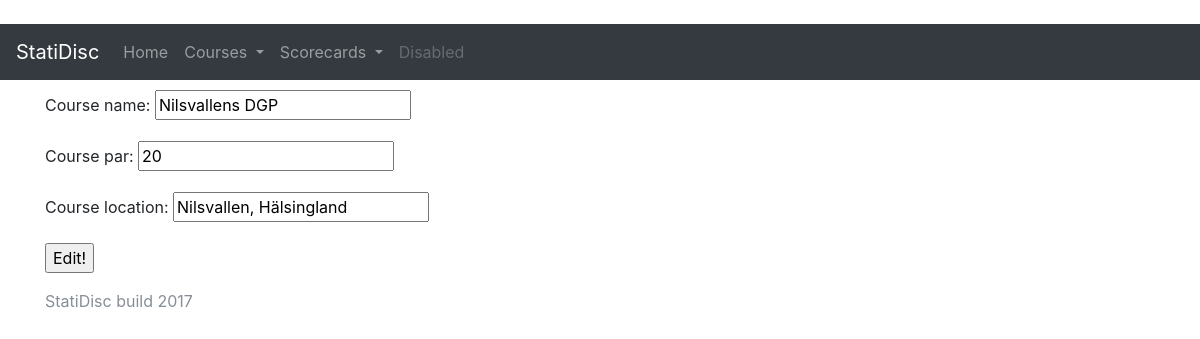
Page /courses/courseedit/2/ on the committed database.
### courses/models.py (models this page shows, shortened)
class Course(models.Model):
    course_name = models.CharField(max_length=200) # Name of course
    course_par = models.PositiveIntegerField(null=True) # Course total par
    course_location = models.CharField(max_length=200) # Location, like town or such for the course

### courses/views.py (the view)
# urls.py: url(r'^courseedit/(?P<pk>\d+)/$', views.courseedit.as_view(), name='courseedit'),
class courseedit(generic.UpdateView):
    model = Course
    fields = ['course_name', 'course_par', 'course_location']
    template_name = 'courses/courseedit.html'

### back_up/courses_original/templates/courses/courseedit.html (shortened to what this page needs)
﻿<!DOCTYPE html>
    {% extends 'courses/base.html' %}
    {% block content %}
    <form action="" method="post">
        {{ form.as_p }}
        <input type="submit" value="Edit!" />
    </form>
    {% endblock %}

### rows in the picture
Course: course_name "Nilsvallens DGP", course_par "20", course_location "Nilsvallen, Hälsingland"
